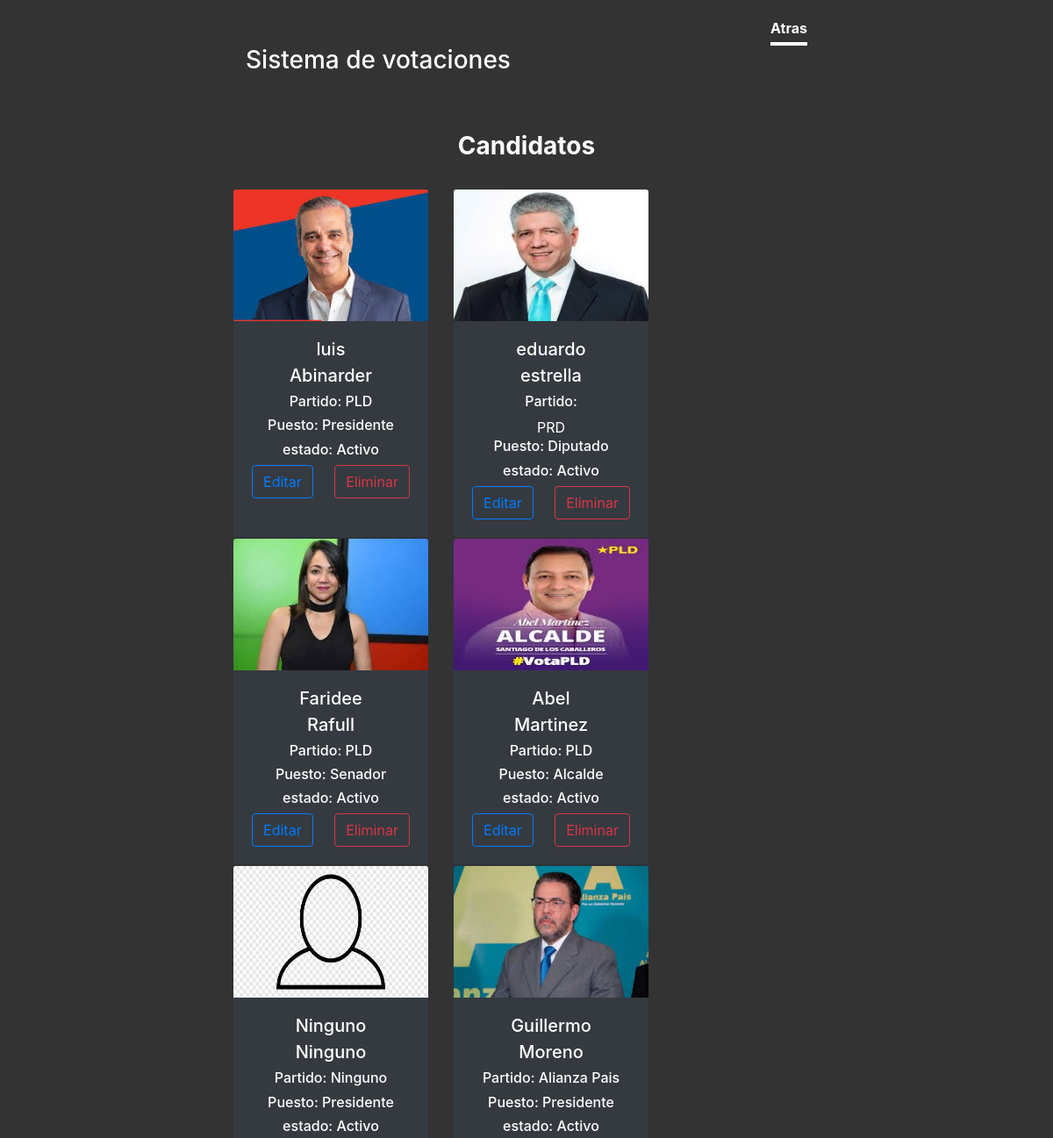
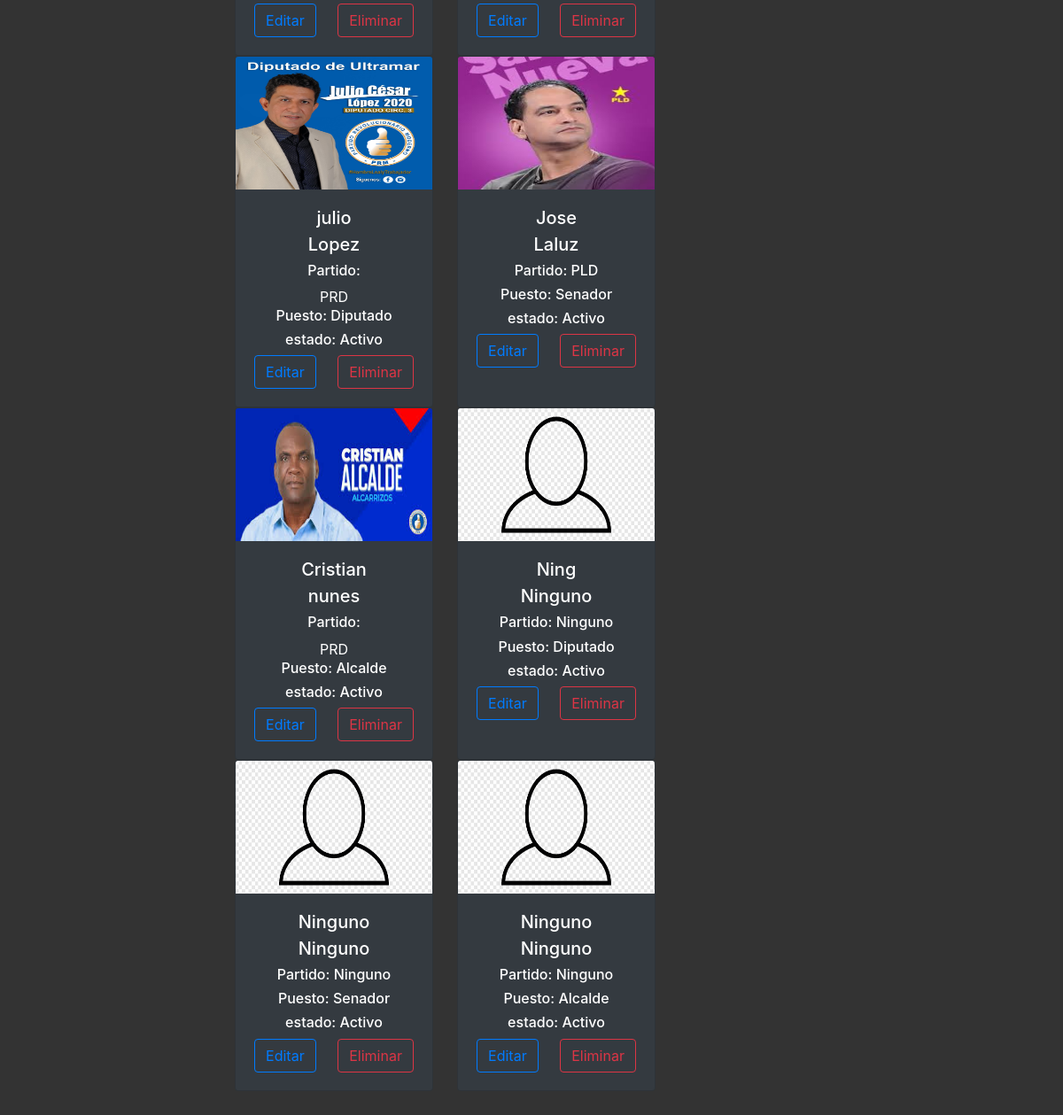
/candidatos/listarcandidato.php, run on the app's committed database (2 pictures, top to bottom).
### tables this page shows
CREATE TABLE `candidatos` (
  `id` int(11) NOT NULL,
  `nombre` varchar(30) DEFAULT NULL,
  `apellido` varchar(30) DEFAULT NULL,
  `partido_pertenece` int(11) DEFAULT NULL,
  `puesto_aspira` int(11) DEFAULT NULL,
  `foto_perfil` varchar(6000) DEFAULT NULL,
  `estado` tinyint(1) DEFAULT NULL,
  `votos` int(11) DEFAULT NULL
);

### database/Context.php (called while the page is built, shortened)
<?php
class Context{
    function __construct($directory)
    {
        $this->filehandler = new JsonFileHandler($directory,"configuration");
        $this->db = new mysqli("localhost","root","","proyecto_final");
    }
}
?>

### database/JsonFileHandler.php (called while the page is built, shortened)
<?php
class JsonFileHandler implements FileHandler{
public $directory;
public $filename;
function __construct($directory, $filename){
  $this->directory = $directory;
  $this->filename = $filename;
}
  function ReadConfiguration(){
    $path = $this->directory . "/". $this->filename  . ".json";
    if(file_exists($path)){
      $file = fopen($path, "r");
      $contents = fread($file,filesize($path));
      fclose($file);
      return json_decode($contents);
    }
    else{
      return false;
    }
  }
}
?>

### candidatos/candidatoservice.php (called while the page is built, shortened)
<?php
class candidatoservice implements Iserviciobase{
    private $context;
    public function __construct($directory){
        $this->context = new Context($directory);
    }
    public function Getlista(){
        $listarcandidato = array();
        $stmt = $this->context->db->prepare("select * from candidatos");
        $stmt->execute();
        $result= $stmt->get_result();
        if($result->num_rows === 0){
            return $listarcandidato;
        }else{
            while($row = $result->fetch_object()){
                $candidato = new candidato();
                $candidato->id = $row->id;
                $candidato->nombre = $row->nombre;
                $candidato->apellido = $row->apellido;
                $candidato->partido_pertenece = $row->partido_pertenece;
                $candidato->puesto_aspira = $row->puesto_aspira;
                $candidato->foto_perfil = $row->foto_perfil;
                $candidato->estado = $row->estado;
                array_push($listarcandidato,$candidato);
            }
        }
        return $listarcandidato;
    }
}

### candidatos/listarcandidato.php (the view, shortened to what this page needs)
<?php
include "../layout/layout.php";
require_once "candidatoservice.php";
require_once "../database/Context.php";
require_once "../database/JsonFileHandler.php";
$service = new candidatoservice("database");
$listarcandidato = $service->Getlista();
?>
<body class="text-center">
    <div class="cover-container d-flex w-100 h-100 p-3 mx-auto flex-column">
  <header class="masthead mb-10%">
<!DOCTYPE html>
<html lang="en">
<head>
  <link rel="stylesheet" href="https://maxcdn.bootstrapcdn.com/bootstrap/4.0.0/css/bootstrap.min.css">
</head>
<body>
<div class="inner">
      <nav class="nav nav-masthead justify-content-center">
        <a class="nav-link active" href="../admin/admin.php">Atras</a>
      </nav>
    </div>
<?php printHeader(true); ?>
<h3 class="font-weight-bold">Candidatos</h3>
<br>
<div class="row">
<?php foreach ($listarcandidato as $candidato) : ?>
  <div class="card text-white bg-dark cover-container" style=" width: 14rem";>
  <img class="bd-placeholder-img card-img-top" src="<?php echo "imagenes/candidato/" .  $candidato->foto_perfil ?>" width="100%" height="150" role="img" aria-label="Placeholder: Thumbnail">
  <div class="card-body">
    <h5 class="card-title"> <?php echo $candidato->nombre?></h5>
    <h5 class="card-subtitle mb-2"><?php echo $candidato->apellido?></h5>
    <h6 class="card-text">Partido: <?php if($candidato->partido_pertenece == 1): ?></h6>
      <td>PRD</td>
    <?php elseif($candidato->partido_pertenece == 2): ?>
      <td>PLD</td>
      <?php elseif($candidato->partido_pertenece == 4): ?>
        <td>Alianza Pais</td>
    <?php else: ?>
      <td>Ninguno</td>
    <?php endif ?></h6>
                          <h6 class="card-text">Puesto: <?php if ($candidato->puesto_aspira == 1): ?>
    <td>Presidente</td>
    <?php elseif($candidato->puesto_aspira == 2): ?>
      <td>Diputado</td>
    <?php elseif($candidato->puesto_aspira == 3): ?>
      <td>Senador</td>
    <?php elseif($candidato->puesto_aspira == 4): ?>
      <td>Alcalde</td>
    <?php else: ?></h6>
      <td>Ninguno</td>
    <?php endif ?></h6>
                          <h6 class="card-text">estado: <?php if ($candidato->estado == 1): ?>
    <td>Activo</td>
    <?php else: ?>
    <td>Inactivo</td>
    <?php endif ?></h6>
      <a href="editarcandidato.php?id=<?php echo $candidato->id; ?>" class="card-link btn btn-outline-primary">Editar</a>
      <a href="eliminarcandidato.php?id=<?php echo $candidato->id; ?>" class="card-link btn btn-outline-danger" onclick="return confirmar()">Eliminar</a>
      </div>
              </div>
  <?php endforeach; ?>
</div>
</body>
</html>

### layout/layout.php (shortened to what this page needs)
<?php
function printHeader($isPage = false){
  $directory = ($isPage) ? "../":"";
    $header = <<<EOF
  <html lang="en">
  <head>
  <meta charset="utf-8">
  <meta name="viewport" content="width=device-width, initial-scale=1, shrink-to-fit=no">
  <meta name="description" content="">
  <title>voto Automatizado</title>
  <link href="{$directory}assents/css/bootstrap.min.css" rel="stylesheet" type="text/css">
  <link href="{$directory}assents/css/style.css" rel="stylesheet" type="text/css">
  </head>
  <body class="text-center">
    <div class="cover-container d-flex w-100 h-100 mx-auto flex-column">
  <header class="masthead mb-10%">
    <div class="inner">
      <h3 class="masthead-brand">Sistema de votaciones</h3>
      <nav class="nav nav-masthead justify-content-center">
      </nav>
    </div>
  </header>
EOF;
echo $header;
}
?>

### assents/css/style.css (style rules this page uses)
.bd-placeholder-img { font-size: 1.125rem; text-anchor: middle; -webkit-user-select: none; -moz-user-select: none; -ms-user-select: none; user-select: none; }
a, a:focus, a:hover { color: #fff; }
html, body { height: 100%; background-color: #333; }
body { display: -ms-flexbox; display: flex; color: #fff; }
.cover-container { max-width: 42em; }
.masthead { margin-bottom: 10%; }
.masthead-brand { margin-bottom: 0; }
.nav-masthead .nav-link { padding: .25rem 0; font-weight: 700; color: rgba(255, 255, 255, .5); background-color: transparent; border-bottom: .25rem solid transparent; }
.nav-masthead .active { color: #fff; border-bottom-color: #fff; }
@media (min-width: 48em) { .masthead-brand { float: left; } }
@media (min-width: 48em) { .nav-masthead { float: right; } }

### data on the page
candidatos: foto_perfil (picture), nombre "luis", apellido "Abinarder", shows "PLD", shows "Presidente", estado "Activo"
candidatos: foto_perfil (picture), nombre "eduardo", apellido "estrella", shows "PRD", shows "Diputado", estado "Activo"
candidatos: foto_perfil (picture), nombre "Faridee", apellido "Rafull", shows "PLD", shows "Senador", estado "Activo"
candidatos: foto_perfil (picture), nombre "Abel", apellido "Martinez", shows "PLD", shows "Alcalde", estado "Activo"
candidatos: foto_perfil (picture), nombre "Ninguno", apellido "Ninguno", shows "Presidente", estado "Activo"
candidatos: foto_perfil (picture), nombre "Guillermo", apellido "Moreno", shows "Alianza Pais", shows "Presidente", estado "Activo"
candidatos: foto_perfil (picture), nombre "julio", apellido "Lopez", shows "PRD", shows "Diputado", estado "Activo"
candidatos: foto_perfil (picture), nombre "Jose", apellido "Laluz", shows "PLD", shows "Senador", estado "Activo"
candidatos: foto_perfil (picture), nombre "Cristian", apellido "nunes", shows "PRD", shows "Alcalde", estado "Activo"
candidatos: foto_perfil (picture), nombre "Ning", apellido "Ninguno", shows "Diputado", estado "Activo"
candidatos: foto_perfil (picture), nombre "Ninguno", apellido "Ninguno", shows "Senador", estado "Activo"
candidatos: foto_perfil (picture), nombre "Ninguno", apellido "Ninguno", shows "Alcalde", estado "Activo"
